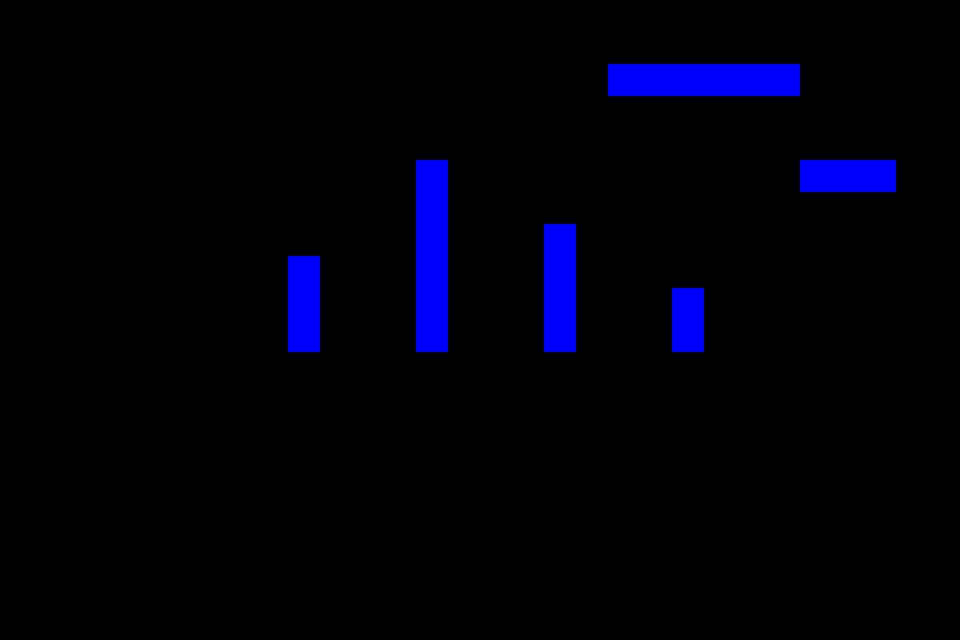

A level layout from a 2D game, rendered from its tile map. Below: a short description, then the map file with tile-grid data replaced by summaries:
An orthogonal 30x20 tile map with 32x32 px tiles, 2 tile layers (platform, pole).

<map version="1.0" orientation="orthogonal" width="30" height="20" tilewidth="32" tileheight="32">
 <tileset firstgid="1" name="tiled_mech01_asset01" tilewidth="32" tileheight="32">
  <image source="../images/tiled_mech01_asset01.png" width="64" height="64" />
 </tileset>
 <layer name="platform" width="30" height="20">
  <data>[600 cells, 30 non-empty, 1 distinct tile ids]</data>
 </layer>
 <layer name="pole" width="30" height="20">
  <data>[600 cells, 24 non-empty, 1 distinct tile ids]</data>
 </layer>
</map>
